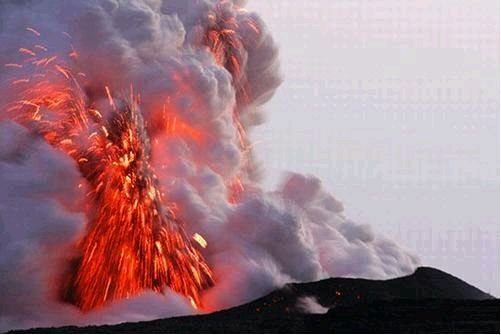
#> input picture First craw/pic/0.jpg, 501 x 335 px
$ python img8.py '../../First craw/pic/0.jpg'
#> lines starting #> are read from the running program, lines starting #| are printed output that depends on the picture
from __future__ import print_function
import sys
from PIL import Image

for infile in sys.argv[1:]:
    img = Image.open(infile)
#> img is the input picture: PIL image 501x335 RGB; mean R, G, B 159.2, 124.6, 133
    r, g, b = img.split()
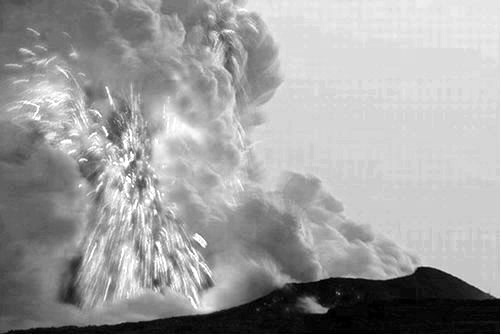
#> r: PIL image 501x335 L; min 0, max 255, mean 159.2
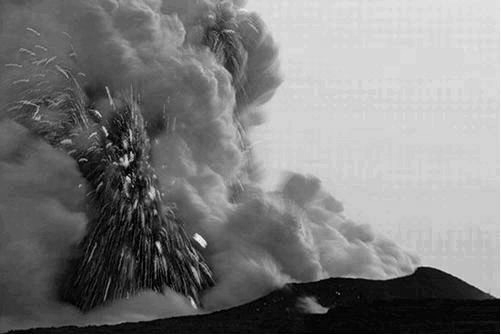
#> g: PIL image 501x335 L; min 0, max 255, mean 124.6
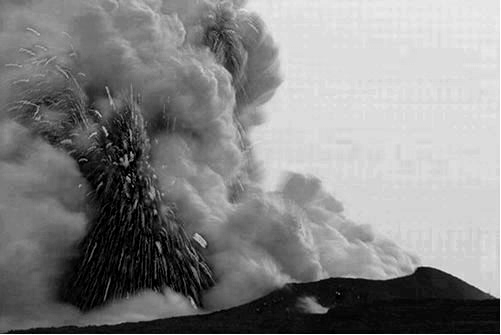
#> b: PIL image 501x335 L; min 0, max 255, mean 133
    img = Image.merge('RGB', (b, g, r))
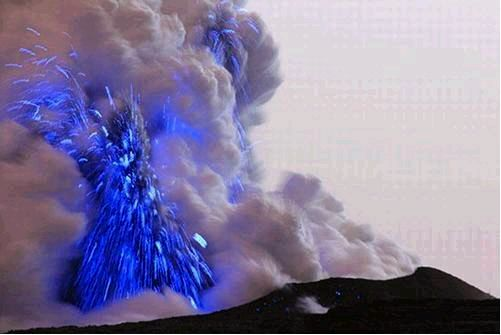
#> img: PIL image 501x335 RGB; mean R, G, B 133, 124.6, 159.2
    img.save("test.jpg")
    img.show()

$ run again, on First craw/pic/10.jpg
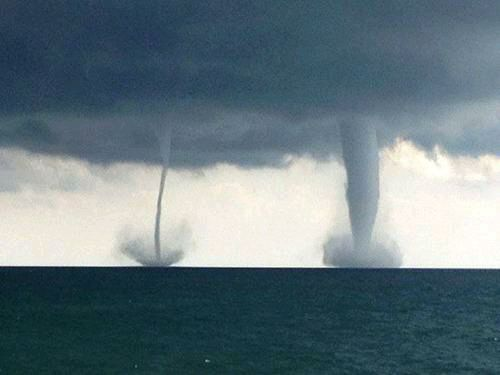
#> input picture First craw/pic/10.jpg, 500 x 375 px
#> img is the input picture: PIL image 500x375 RGB; mean R, G, B 102.8, 120.8, 128.1
#> `r, g, b = img.split()`:
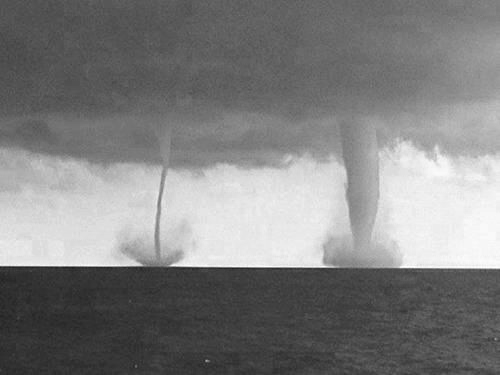
#> b: PIL image 500x375 L; min 32, max 255, mean 128.1
#> `img = Image.merge('RGB', (b, g, r))`:
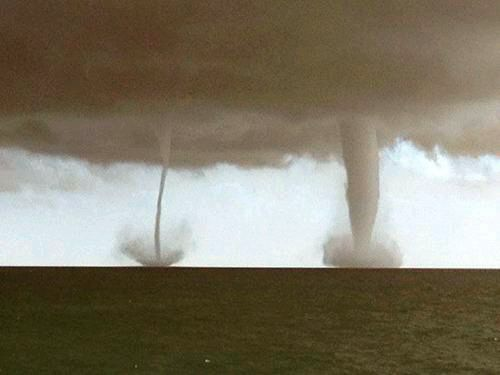
#> img: PIL image 500x375 RGB; mean R, G, B 128.1, 120.8, 102.8

$ run again, on First craw/pic/11.jpg
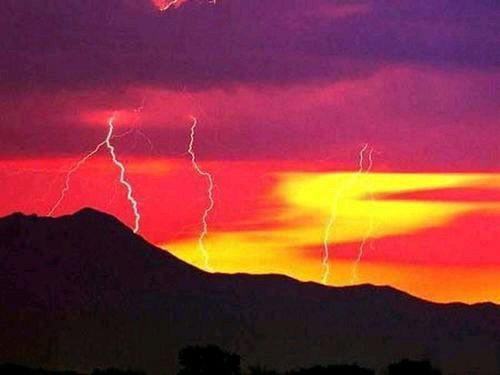
#> input picture First craw/pic/11.jpg, 500 x 375 px
#> img is the input picture: PIL image 500x375 RGB; mean R, G, B 134.5, 53.1, 59.8
#> `r, g, b = img.split()`:
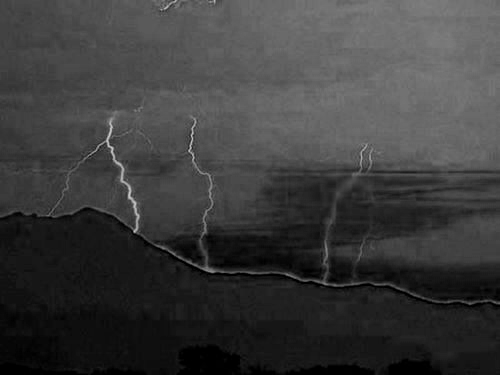
#> b: PIL image 500x375 L; min 0, max 201, mean 59.8
#> `img = Image.merge('RGB', (b, g, r))`:
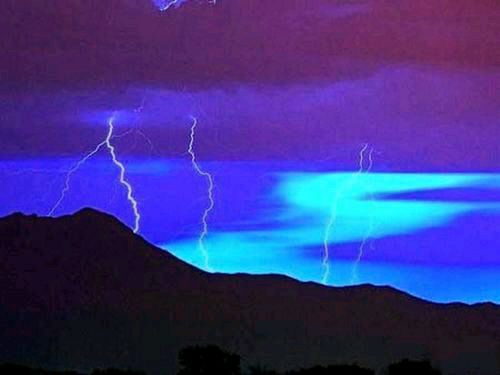
#> img: PIL image 500x375 RGB; mean R, G, B 59.8, 53.1, 134.5

$ run again, on First craw/pic/12.jpg
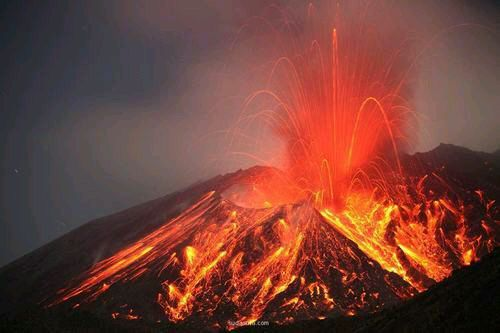
#> input picture First craw/pic/12.jpg, 500 x 333 px
#> img is the input picture: PIL image 500x333 RGB; mean R, G, B 116.8, 65, 55.7
#> `r, g, b = img.split()`:
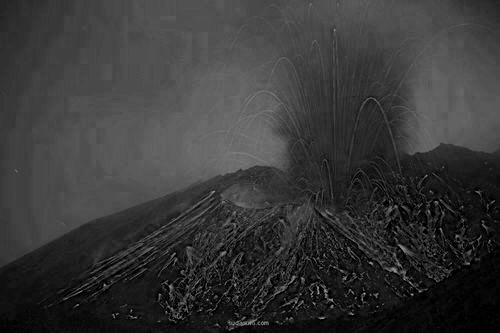
#> b: PIL image 500x333 L; min 0, max 171, mean 55.7
#> `img = Image.merge('RGB', (b, g, r))`:
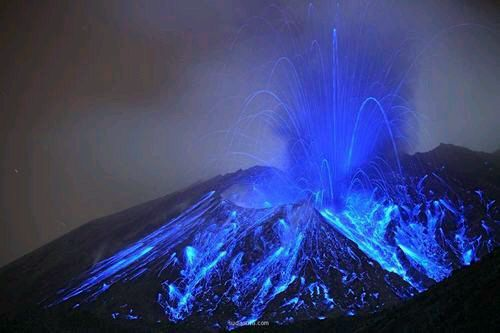
#> img: PIL image 500x333 RGB; mean R, G, B 55.7, 65, 116.8
